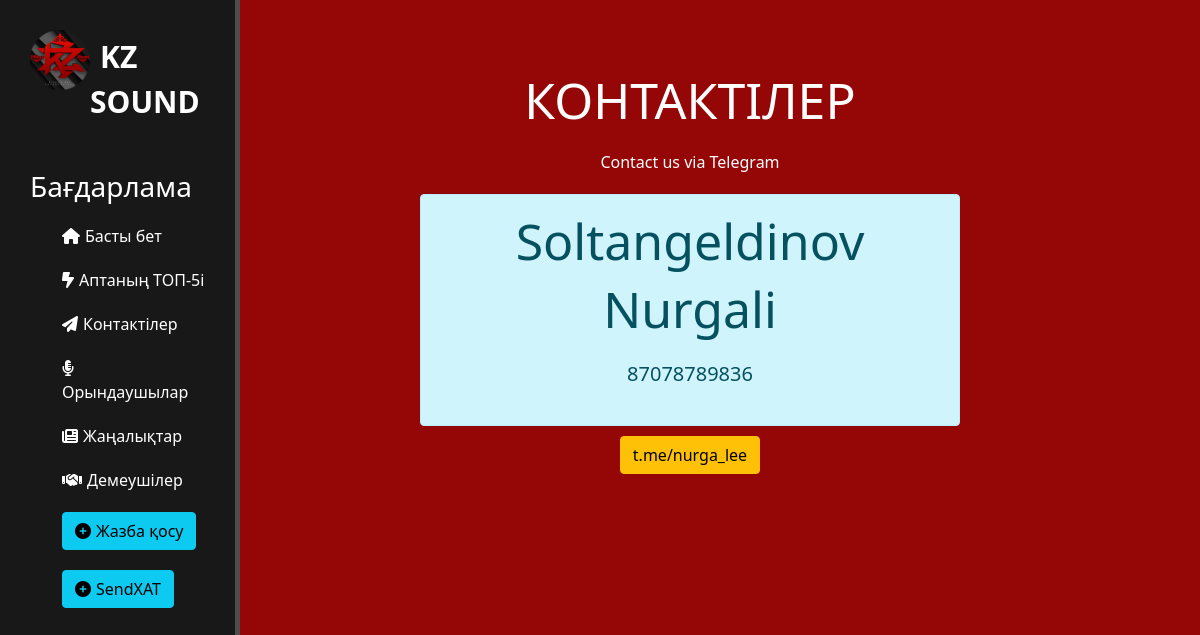
Screenshot of /contacts with the database file from the repository.
### kzrap/models.py (models this page shows, shortened)
class Contact(models.Model):
    name = models.CharField('Name', max_length=50)
    surname = models.CharField('Surname', max_length=50)
    telnumber = models.IntegerField('Telephone number')
    class Meta:
        verbose_name = "Контакт"
        verbose_name_plural = "Контактілер"
        ordering = ['name', 'surname']

### kzrap/views.py (the view)
# urls.py: path('contacts', views.contacts, name='contacts'),
def contacts(request):
    contact = Contact.objects.all()
    return render(request, 'kzrap/contacts.html', {'contacts': contact})

### kzrap/templatetags/kzrap_tags.py (called while the page is built)
@register.simple_tag(name='getcontacts')
def get_contacts():
    return Contact.objects.all()

### kzrap/templates/kzrap/contacts.html (shortened to what this page needs)
{% extends 'kzrap/layout.html' %}
{% load kzrap_tags %}
{% block content %}
    <div class="features">
        <h1>КОНТАКТІЛЕР</h1>
        <p>Contact us via Telegram</p>
        {% getcontacts as contact %}
        {% for el in contact %}
            <div class="alert alert-info mt-2">
                <h1>{{ el.surname }}</h1>
                <h1>{{ el.name }}</h1>
                <p style="font-size: 20px;">{{ el.telnumber }}</p>
            </div>
        {% endfor %}
        <button class="btn btn-warning">t.me/nurga_lee</button>
    </div>
{% endblock %}

### kzrap/static/kzrap/css/style.css (style rules this page uses)
body { background: #950706; }
.features { float: left; color: #fff; margin-top: 70px; text-align: center; width: 75%; }
.features h1 { font-size: 50px; }
.features p { max-width: 400px; margin: 20px auto; }
.alert-success, .alert-warning, .alert-info { margin: 10px 20%; text-align: center; }

### rows the page displays
Contact: surname "Soltangeldinov", name "Nurgali", telnumber "87078789836"
